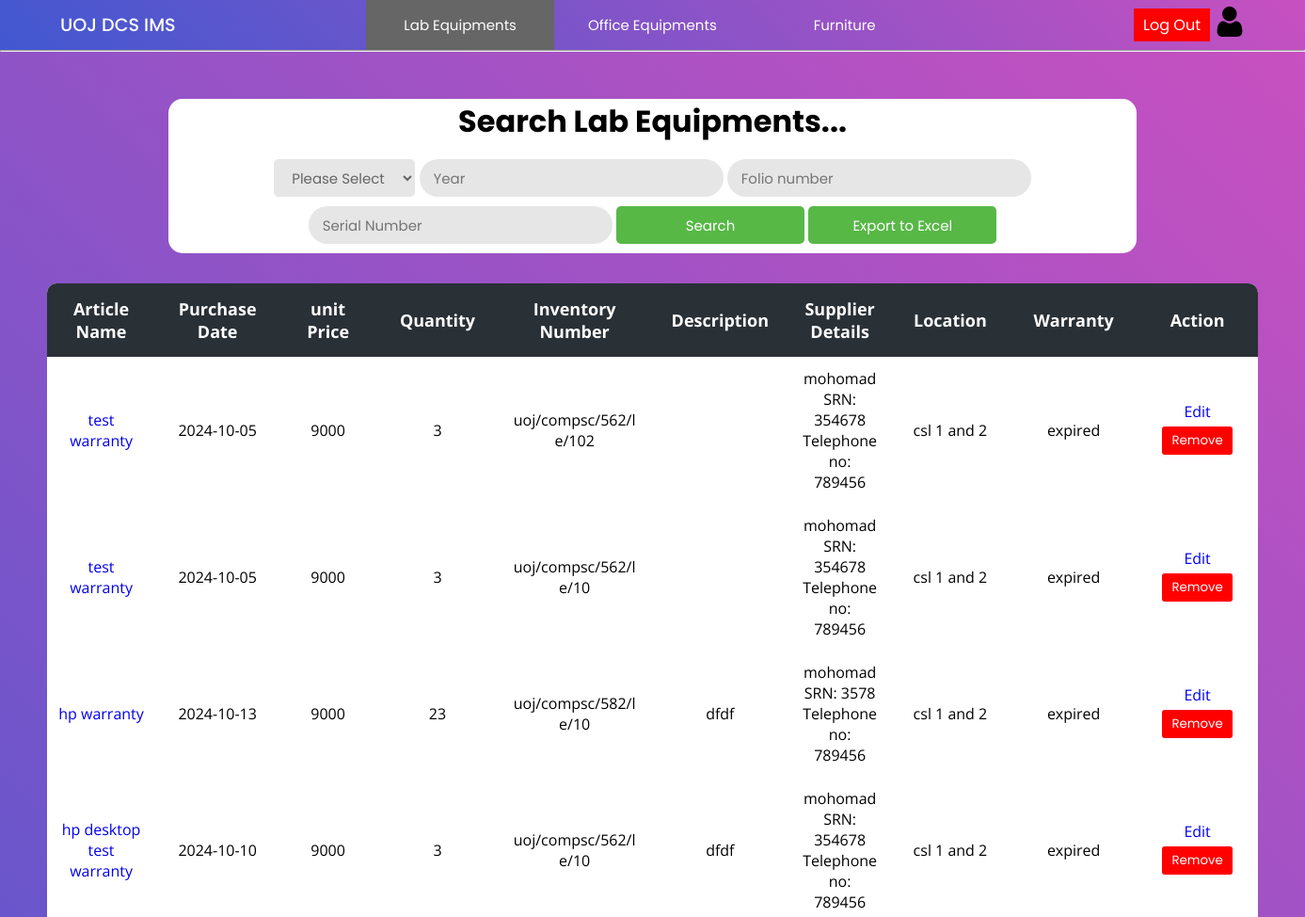
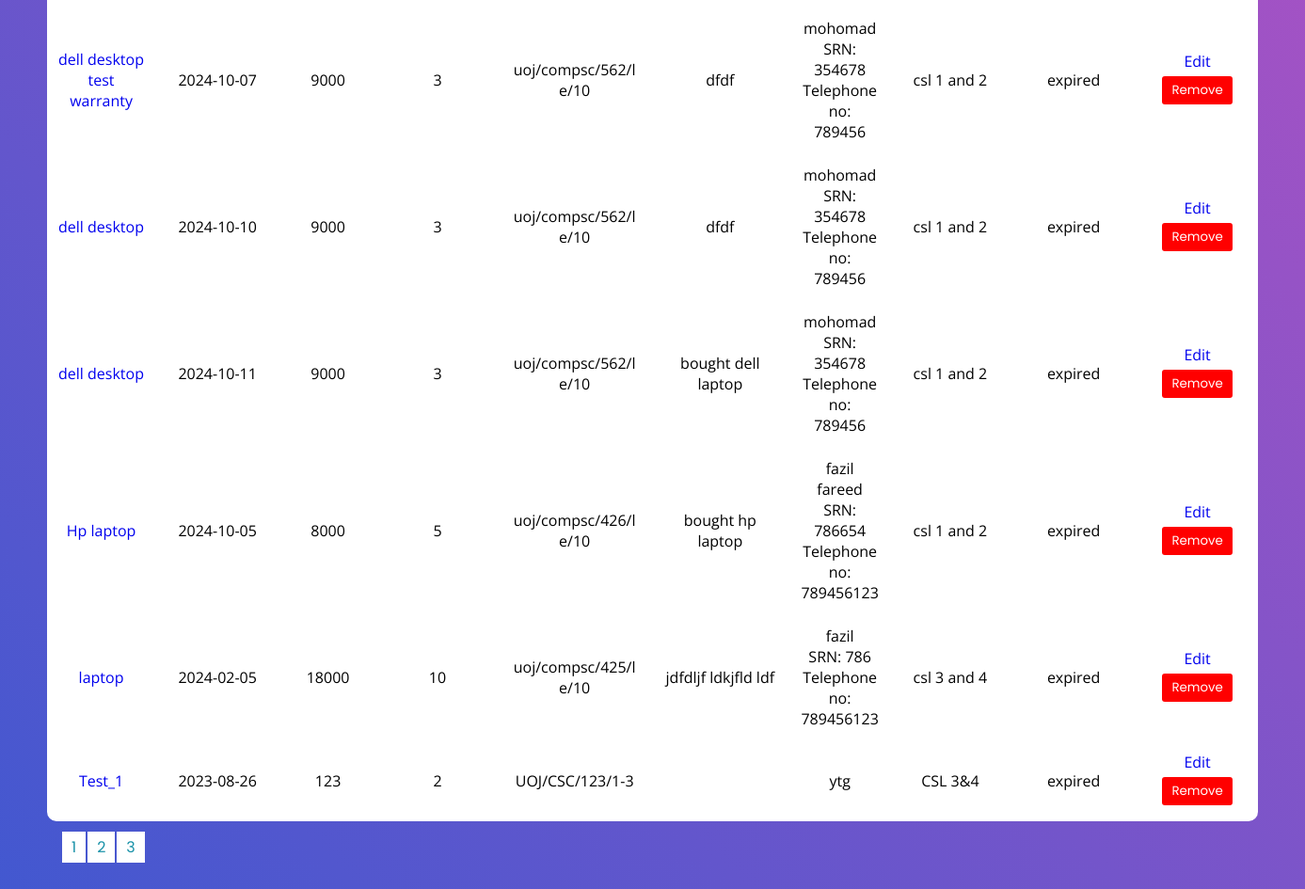
Before: /Project/lab/lab.php (signed in) with the older database file (2 pictures, top to bottom).
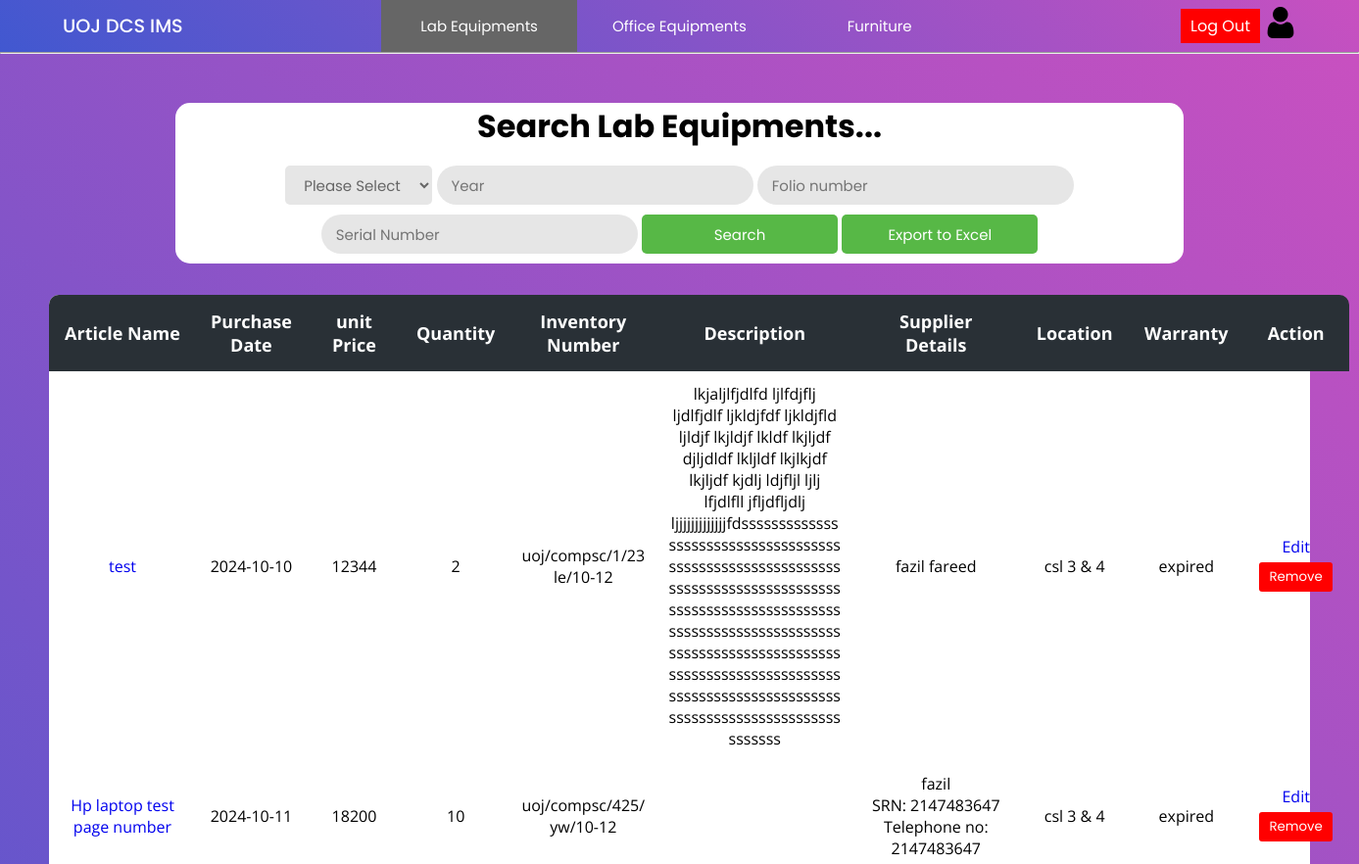
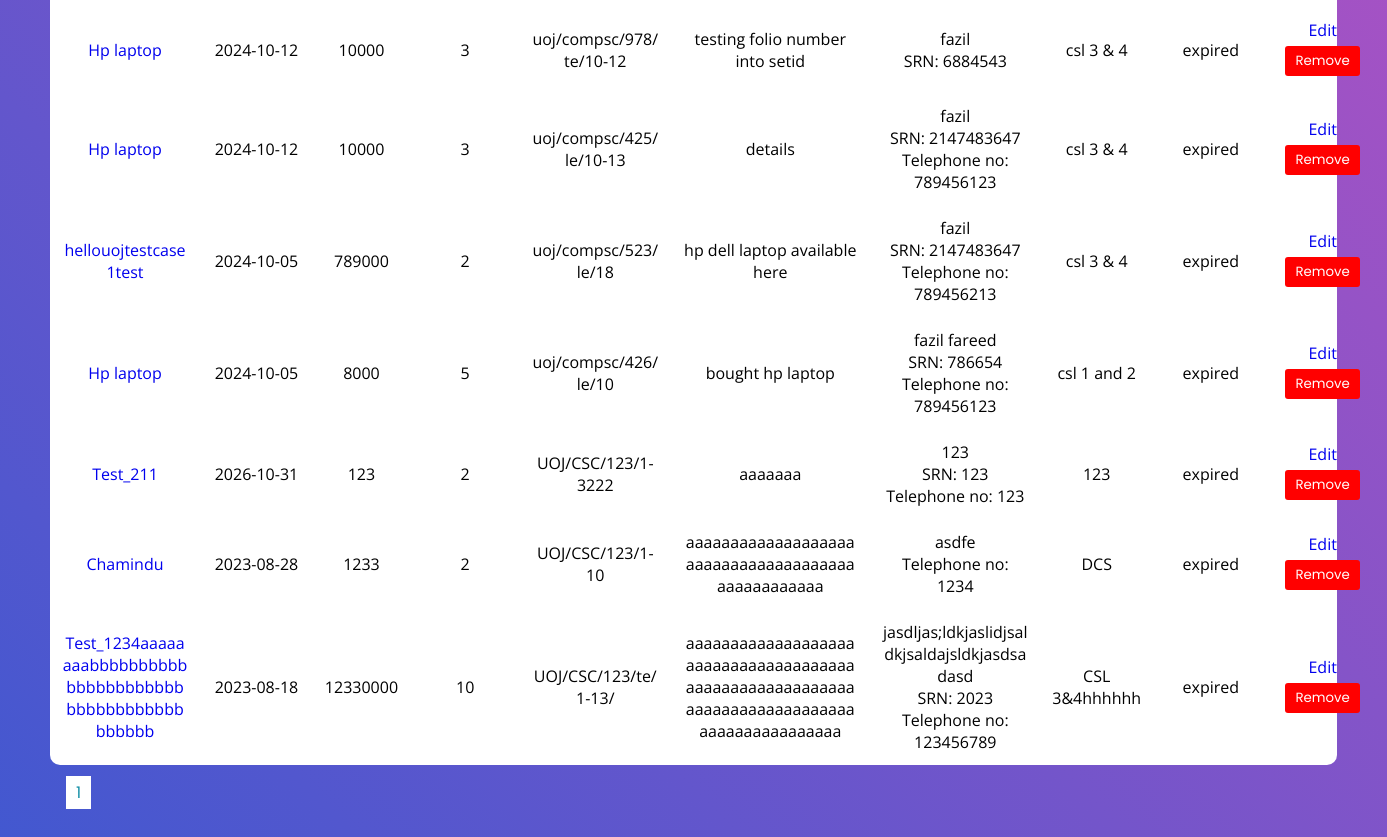
After: the same page with the newer database file (2 pictures, top to bottom).
### tables this page shows
CREATE TABLE `invoice` (
  `invoice_id` int(11) NOT NULL,
  `name` varchar(200) NOT NULL,
  `date` date NOT NULL,
  `price` float NOT NULL,
  `quantity` int(11) NOT NULL,
  `folio_number` varchar(50) NOT NULL,
  `description` varchar(400) NOT NULL,
  `supplier_name` varchar(150) NOT NULL,
  `supplier_tt` int(15) NOT NULL,
  `srn` int(11) NOT NULL,
  `type` varchar(15) NOT NULL,
  `page_number` varchar(30) NOT NULL,
  `location` varchar(50) NOT NULL,
  `warranty` int(11) NOT NULL
);

### Project/lab/lab.php (the view, shortened to what the changed rows need)
<?php
include("../config/connection.php");
$rowsPerPage = 10;
$page = isset($_GET['page']) ? intval($_GET['page']) : 1;
$offset = ($page - 1) * $rowsPerPage;
$queryinvoice = "SELECT * FROM invoice ORDER BY invoice_id DESC LIMIT $offset, $rowsPerPage";
$totalRows = mysqli_num_rows(mysqli_query($con, "SELECT * FROM invoice"));
$totalPages = ceil($totalRows / $rowsPerPage);
?>
<!DOCTYPE html>
<html lang="en">
<head>
    <link rel="stylesheet" href="../css/lab.css">
    <link rel="stylesheet" href="../css/main.css">
</head>
<body>
    <?php include "../header/header.php"; ?>
    <div class="main-container">
        <div class="container">
            <h2>Search Lab Equipments...</h2>
        </div>
        <div class="table-con">
            <table>
                <thead>
                    <tr>
                        <th>Article Name</th>
                        <th>Purchase Date</th>
                        <th>unit Price</th>
                        <th>Quantity</th>
                        <th>Inventory Number</th>
                        <th>Description</th>
                        <th colspan=2>Supplier Details</th>
                        <th>Location</th>
                        <th>Warranty</th>
                        <th>Action</th>
                    </tr>
                </thead>
                <tbody>
                    <?php
                    $resultinvoice = mysqli_query($con, $queryinvoice);
                    while ($rowinvoice = mysqli_fetch_assoc($resultinvoice)) {
                    ?>
                        <tr>
                            <td class="name"><a href="labItems.php?searchItems=true&id=<?php echo $rowinvoice['invoice_id'] ?>"><?php echo $rowinvoice['name'] ?></a></td>
                            <td><?php echo $rowinvoice['date'] ?></td>
                            <td><?php echo $rowinvoice['price'] ?></td>
                            <td><?php echo $rowinvoice['quantity'] ?></td>
                            <td class="folio_number"><?php echo $rowinvoice['folio_number'] ?></td>
                            <td class="description"><?php echo $rowinvoice['description'] ?></td>
                            <td class="sname" colspan=2>
                                <?php
                                echo $rowinvoice['supplier_name'];
                                if (!empty($rowinvoice['srn'])) {
                                    echo "<br>SRN: " . $rowinvoice['srn'];
                                }
                                if (!empty($rowinvoice['supplier_tt'])) {
                                    echo "<br>Telephone no: " . $rowinvoice['supplier_tt'];
                                }
                                ?>
                            </td>
                            <td><?php echo $rowinvoice['location'] ?></td>
                            <td>
                                <?php
                                $purchaseDate = $rowinvoice['date'];
                                $warrantyMonths = $rowinvoice['warranty'];
                                $purchaseDateObj = new DateTime($purchaseDate);
                                $purchaseDateObj->modify("+$warrantyMonths months");
                                $currentDate = new DateTime();
                                if ($purchaseDateObj > $currentDate) {
                                    $interval = $currentDate->diff($purchaseDateObj);
                                    if ($interval->y > 0) {
                                        echo  $interval->y . " years<br>";
                                    }
                                    if ($interval->m > 0) {
                                        echo $interval->m . " months<br>";
                                    }
                                    if ($interval->d > 0) {
                                        echo  $interval->d . " days<br>left";
                                    }
                                } else {
                                    echo "expired";
                                }
                                ?>
                            </td>
                            <td>
                                <a href="addData.php?id=<?php echo $rowinvoice['invoice_id'] ?>">Edit</a>
                                <form method="post" action="actionItem.php">
                                    <button class="logout" type="submit" onclick="return confirm('Are you sure to remove this record ?')">Remove</button>
                                </form>
                            </td>
                        </tr>
                    <?php
                    }
                    ?>
                </tbody>
            </table>
        </div>
        <div class="pagination" style="margin:15px;">
            <?php
            for ($i = 1; $i <= $totalPages; $i++) {
                echo '<a href="?page=' . $i . '" style="margin:1px;background-color: #fff; color: #1690A7; border: none; padding: 5px 10px; cursor: pointer; width:5px;">' . $i . '</a>';
            }
            ?>
        </div>
    </div>
</body>
</html>

Changed rows visible on the page:
removed invoice: name "test warranty", date "2024-10-05", price "9000", quantity "3", folio_number "uoj/compsc/562/le/102", supplier_name "mohomad", srn "354678", supplier_tt "789456", location "csl 1 and 2", warranty "expired"
removed invoice: name "test warranty", date "2024-10-05", price "9000", quantity "3", folio_number "uoj/compsc/562/le/10", supplier_name "mohomad", srn "354678", supplier_tt "789456", location "csl 1 and 2", warranty "expired"
removed invoice: name "hp warranty", date "2024-10-13", price "9000", quantity "23", folio_number "uoj/compsc/582/le/10", description "dfdf", supplier_name "mohomad", srn "3578", supplier_tt "789456", location "csl 1 and 2", warranty "expired"
removed invoice: name "hp desktop test warranty", date "2024-10-10", price "9000", quantity "3", folio_number "uoj/compsc/562/le/10", description "dfdf", supplier_name "mohomad", srn "354678", supplier_tt "789456", location "csl 1 and 2", warranty "expired"
removed invoice: name "dell desktop test warranty", date "2024-10-07", price "9000", quantity "3", folio_number "uoj/compsc/562/le/10", description "dfdf", supplier_name "mohomad", srn "354678", supplier_tt "789456", location "csl 1 and 2", warranty "expired"
removed invoice: name "dell desktop", date "2024-10-10", price "9000", quantity "3", folio_number "uoj/compsc/562/le/10", description "dfdf", supplier_name "mohomad", srn "354678", supplier_tt "789456", location "csl 1 and 2", warranty "expired"
removed invoice: name "dell desktop", date "2024-10-11", price "9000", quantity "3", folio_number "uoj/compsc/562/le/10", description "bought dell laptop", supplier_name "mohomad", srn "354678", supplier_tt "789456", location "csl 1 and 2", warranty "expired"
removed invoice: name "laptop", date "2024-02-05", price "18000", quantity "10", folio_number "uoj/compsc/425/le/10", description "jdfdljf ldkjfld ldf", supplier_name "fazil", srn "786", supplier_tt "789456123", location "csl 3 and 4", warranty "expired"
removed invoice: name "Test_1", date "2023-08-26", price "123", quantity "2", folio_number "UOJ/CSC/123/1-3", supplier_name "ytg", location "CSL 3&4", warranty "expired"
added invoice: name "test", date "2024-10-10", price "12344", quantity "2", folio_number "uoj/compsc/1/23le/10-12", description "lkjaljlfjdlfd ljlfdjflj ljdlfjdlf ljkldjfdf ljkldjfld ljldjf lkjldjf lkldf lkjljdf djljdldf lkljldf lkjlkjdf lkjljdf kjdlj ldjfljl ljlj lfjdlfll jfljdfljdlj ljjjjjjjjjjjjjfdsssssssssssssssssssssssssssssssssssssssssssssssssssssssssssssssssssssssssssssssssssssssssssssssssssssssssssssssssssssssssssssssssssssssssssssssssssssssssssssssssssssssssssssssssssssssssssssssssssssssssssssssssssssssssssssssssss", supplier_name "fazil fareed", location "csl 3 & 4", warranty "expired"
added invoice: name "Hp laptop test page number", date "2024-10-11", price "18200", quantity "10", folio_number "uoj/compsc/425/yw/10-12", supplier_name "fazil", srn "2147483647", supplier_tt "2147483647", location "csl 3 & 4", warranty "expired"
added invoice: name "Hp laptop", date "2024-10-12", price "10000", quantity "3", folio_number "uoj/compsc/978/te/10-12", description "testing folio number into setid", supplier_name "fazil", srn "6884543", location "csl 3 & 4", warranty "expired"
added invoice: name "Hp laptop", date "2024-10-12", price "10000", quantity "3", folio_number "uoj/compsc/425/le/10-13", description "details", supplier_name "fazil", srn "2147483647", supplier_tt "789456123", location "csl 3 & 4", warranty "expired"
added invoice: name "hellouojtestcase1test", date "2024-10-05", price "789000", quantity "2", folio_number "uoj/compsc/523/le/18", description "hp dell laptop available here", supplier_name "fazil", srn "2147483647", supplier_tt "789456213", location "csl 3 & 4", warranty "expired"
now on this page (row edited): invoice: name "Test_211", date "2026-10-31", price "123", quantity "2", folio_number "UOJ/CSC/123/1-3222", description "aaaaaaa", supplier_name "123", srn "123", supplier_tt "123", location "123", warranty "expired"
now on this page (row edited): invoice: name "Chamindu", date "2023-08-28", price "1233", quantity "2", folio_number "UOJ/CSC/123/1-10", description "aaaaaaaaaaaaaaaaaaaaaaaaaaaaaaaaaaaaaaaaaaaaaaaaaa", supplier_name "asdfe", supplier_tt "1234", location "DCS", warranty "expired"
now on this page (row edited): invoice: name "Test_1234aaaaaaaabbbbbbbbbbbbbbbbbbbbbbbbbbbbbbbbbbbbbbbb", date "2023-08-18", price "12330000", quantity "10", folio_number "UOJ/CSC/123/te/1-13/", description "aaaaaaaaaaaaaaaaaaaaaaaaaaaaaaaaaaaaaaaaaaaaaaaaaaaaaaaaaaaaaaaaaaaaaaaaaaaaaaaaaaaaaaaaaaaa", supplier_name "jasdljas;ldkjaslidjsaldkjsaldajsldkjasdsadasd", srn "2023", supplier_tt "123456789", location "CSL 3&4hhhhhh", warranty "expired"
Other visible differences:
list line gone: "2"
list line gone: "3"
